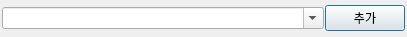
<?xml version="1.0" encoding="UTF-8"?>
<ui version="4.0">
 <class>AddComponent</class>
 <widget class="QDialog" name="AddComponent">
  <property name="geometry">
   <rect>
    <x>0</x>
    <y>0</y>
    <width>407</width>
    <height>37</height>
   </rect>
  </property>
  <property name="windowTitle">
   <string>요소 추가</string>
  </property>
  <property name="modal">
   <bool>true</bool>
  </property>
  <layout class="QVBoxLayout" name="verticalLayout">
   <property name="spacing">
    <number>1</number>
   </property>
   <property name="margin">
    <number>2</number>
   </property>
   <item>
    <layout class="QHBoxLayout" name="horizontalLayout">
     <item>
      <widget class="QComboBox" name="ui_Edit">
       <property name="sizePolicy">
        <sizepolicy hsizetype="Expanding" vsizetype="Fixed">
         <horstretch>0</horstretch>
         <verstretch>0</verstretch>
        </sizepolicy>
       </property>
       <property name="editable">
        <bool>true</bool>
       </property>
      </widget>
     </item>
     <item>
      <widget class="QPushButton" name="ui_add">
       <property name="text">
        <string>추가</string>
       </property>
      </widget>
     </item>
    </layout>
   </item>
  </layout>
 </widget>
 <resources/>
 <connections/>
</ui>
